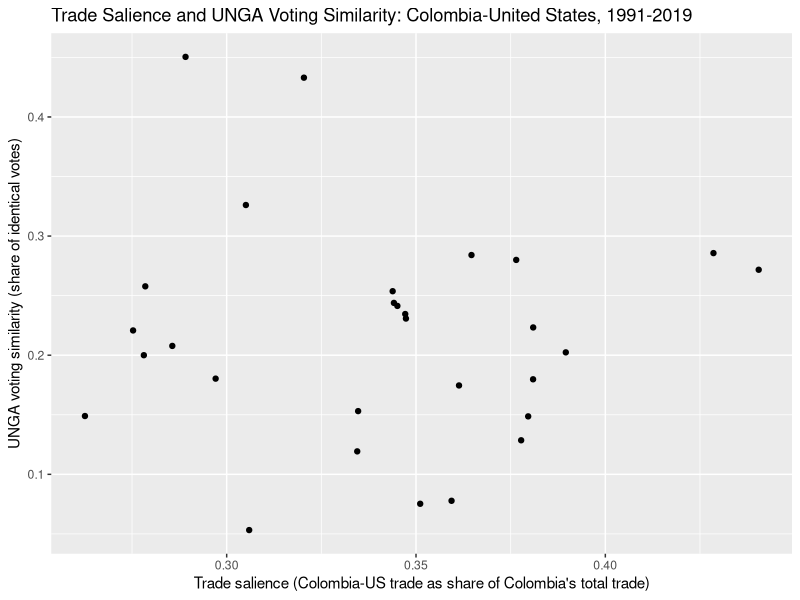
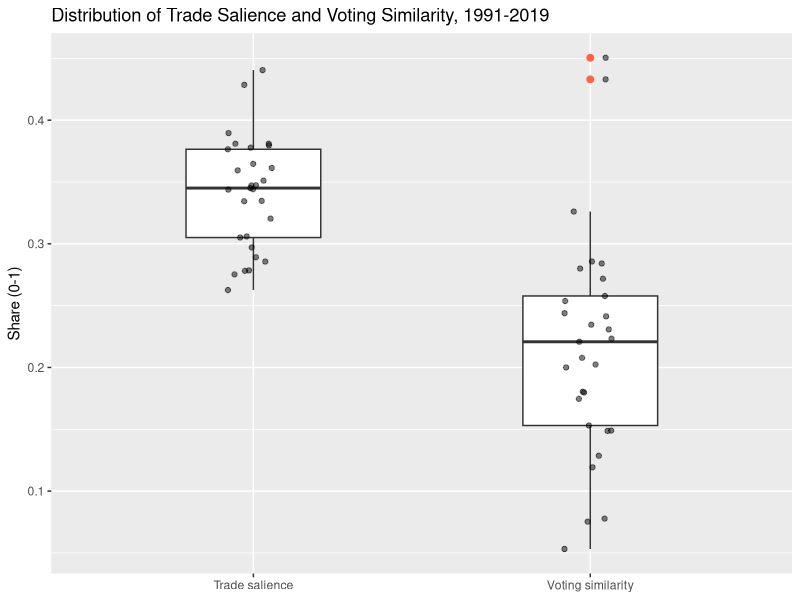
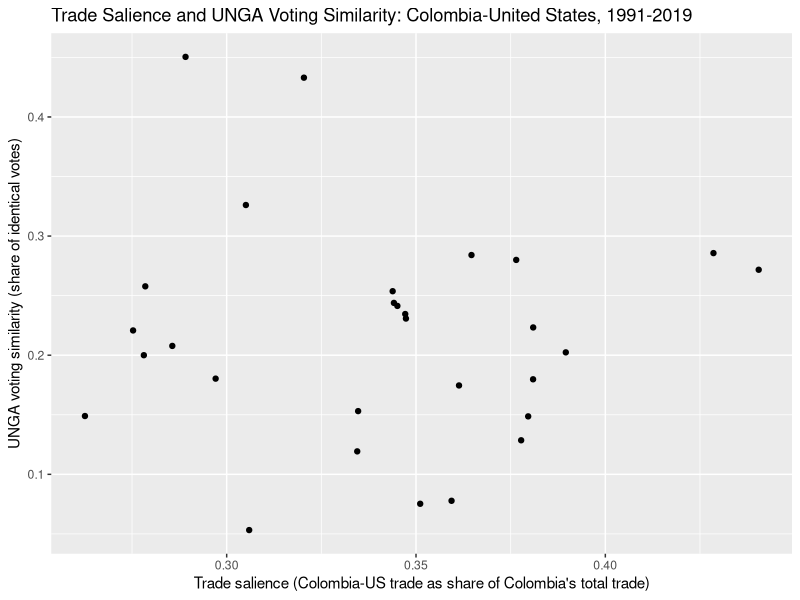
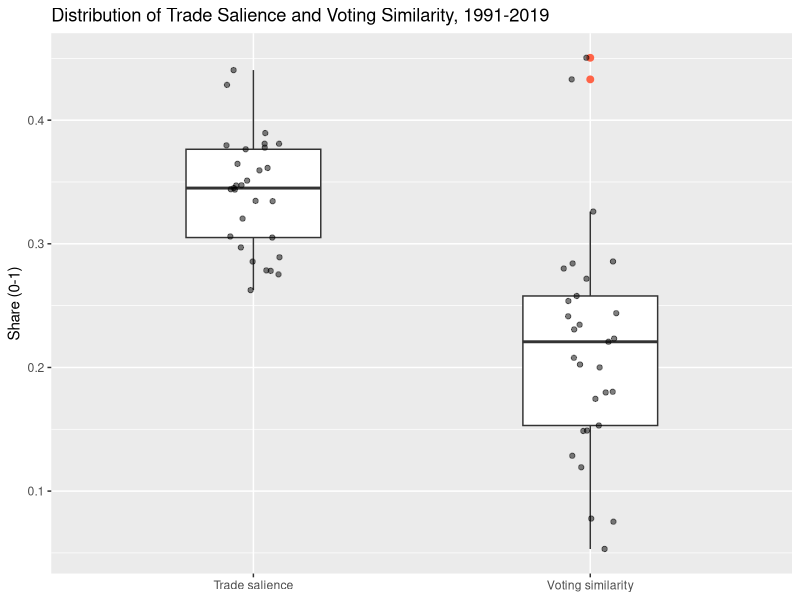

Here is the R script that generated these plots, in order:
######################################################################
# Name: Santiago Calderón Angarita
# Course: 15111 - Applied Quantitative Research in International Relations
# Date of submission: 23.03.2026
######################################################################

## RQ: Does trade salience predict UNGA voting alignment between Colombia and the United States? ##
#--------------------------------------------------------------------------------------------- #

# Packages:
library(tidyverse)
# For data wrangling and visualization

###########################
# Content of this R-script:
###########################

# (1) Load data
# (2) Merge X and Y by year (analysis period: 1991-2019)
# (3) Check the merged dataset
# (4) Pearson correlation (bivariate analysis)
# (5) Scatter plot: trade salience and voting similarity
# (6) Box plot: distribution of both variables side by side
# (7) Save merged dataset

##########################################################################################
##########################################################################################
#                    (1) Load data
# -------------------------------------------------------------------------------------- #

alignment <- read_csv("data_clean/colombia_us_vote_similarity.csv")
trade     <- read_csv("data_clean/colombia_us_trade_salience.csv")

##########################################################################################
#                    (2) Merge X and Y by year (analysis period: 1991-2019)
# -------------------------------------------------------------------------------------- #

# inner_join retains only years present in both datasets
# The year filter further restricts to the overlapping analysis period
merged <- alignment |>
  inner_join(trade, by = "year") |>
  filter(year >= 1991, year <= 2019)

##########################################################################################
#                    (3) Check the merged dataset
# -------------------------------------------------------------------------------------- #

# How many observations - sample size:
glimpse(merged)

# Central tendency, dispersion, and missing values for all variables:
summary(merged)

##########################################################################################
#          (4) Pearson correlation (bivariate analysis)
# -------------------------------------------------------------------------------------- #

# Pearson r measures the strength and direction of the linear relationship
# between trade salience (X) and voting similarity (Y).
# Values range from -1 (perfect negative) to +1 (perfect positive).
cor_result <- cor(merged$trade_salience, merged$vote_similarity, use = "complete.obs")
cor_result
# --> Interpretation: goes into the essay-like document

##########################################################################################
#          (5) Scatter plot: trade salience and voting similarity
# -------------------------------------------------------------------------------------- #

# Each point represents one dyad-year observation.
# --> The interpretation of the figure goes into the essay-like document

p_scatter <- ggplot(merged, aes(x = trade_salience, y = vote_similarity)) +
  geom_point() +
  labs(
    title = "Trade Salience and UNGA Voting Similarity: Colombia-United States, 1991-2019",
    x     = "Trade salience (Colombia-US trade as share of Colombia's total trade)",
    y     = "UNGA voting similarity (share of identical votes)"
  )

p_scatter

png("outputs/scatter_trade_alignment.png", width = 9, height = 5,
    units = "in", res = 300)
print(p_scatter)
dev.off()

##########################################################################################
#          (6) Box plot: distribution of both variables side by side
# -------------------------------------------------------------------------------------- #

# Reshape to long format to allow a faceted comparison of the two variables
# --> The interpretation of the figure goes into the essay-like document

merged_long <- merged |>
  select(year, trade_salience, vote_similarity) |>
  pivot_longer(
    cols      = c(trade_salience, vote_similarity),
    names_to  = "variable",
    values_to = "value"
  ) |>
  mutate(variable = recode(variable,
                           "trade_salience"  = "Trade salience",
                           "vote_similarity" = "Voting similarity"
  ))

p_boxplot <- ggplot(merged_long, aes(x = variable, y = value)) +
  geom_boxplot(width = 0.4, outlier.color = "tomato", outlier.size = 2) +
  geom_jitter(width = 0.08, alpha = 0.5, size = 1.5) +
  labs(
    title = "Distribution of Trade Salience and Voting Similarity, 1991-2019",
    x     = NULL,
    y     = "Share (0-1)"
  )

p_boxplot

png("outputs/boxplot_trade_alignment.png", width = 7, height = 5,
    units = "in", res = 300)
print(p_boxplot)
dev.off()

##########################################################################################
#                    (7) Save merged dataset
# -------------------------------------------------------------------------------------- #

write_csv(merged, "data_clean/colombia_us_merged.csv")

##########################################################################################
# END
##########################################################################################
